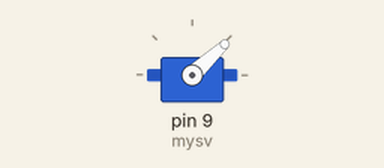
This sketch was run on a simulated Arduino Uno, built with avr-gcc and run on an emulated ATmega328P. On the bench: servo.

Above: at 0.05 s.
At 0.55 s:
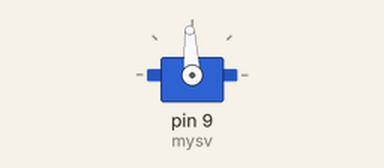
At 1.05 s:
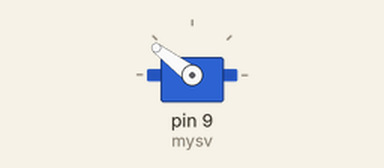
At 2.05 s:
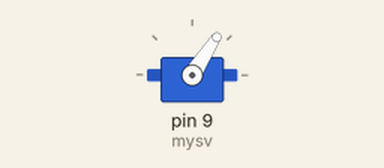
Timing chart, 0 to 5.1 s (numbered marks = the images above):
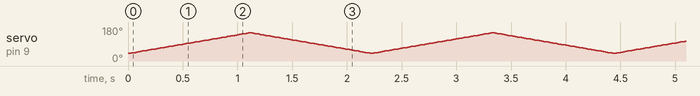

The sketch:

MortorServo.ino
```cpp
#include "Servo.h"

Servo mysv;
int po=0;
int val;
int buttonpin0 = 7;
int buttonpin45 = 6;
int buttonpin90 = 5;

int trig = 4;
int echo = 3;
void setup() {
  Serial.begin(9600);
  // put your setup code here, to run once:
  mysv.attach(9);

//  pinMode(buttonpin0, INPUT);
//  digitalWrite(buttonpin0, HIGH);
//
//  pinMode(buttonpin45, INPUT);
//  digitalWrite(buttonpin45, HIGH);
//
//  pinMode(buttonpin90, INPUT);
//  digitalWrite(buttonpin90, HIGH);
}

void loop() {
  // put your main code here, to run repeatedly:

for(po = 40 ; po < 150 ; po += 1){
  mysv.write(po);
  //getDistance();
  delay(10);
}
for(po = po ; po > 40 ; po -= 1){
  mysv.write(po);
  //getDistance();
  delay(10);
}
//mysv.write(0);
//delay(1000);
//mysv.write(90);
//delay(1000);


// 아날로그 A0 값(0~1023)을 읽어 0~90도 매핑
//int anal = analogRead(A0);
//mysv.write(map(anal, 0, 1023, 0, 180));

//  val = digitalRead(buttonpin0);
//  Serial.println(val);
//  if(val != 1){
//
//      mysv.write(0);
//      delay(15);
//    }
//
//      val = digitalRead(buttonpin45);
//  Serial.println(val);
//  if(val != 1){
//
//      mysv.write(45);
//      delay(15);
//    }
//
//      val = digitalRead(buttonpin90);
//  Serial.println(val);
//  if(val != 1){
//
//      mysv.write(90);
//      delay(15);
//    }

}

long getDistance(){
  long duration, cm;

  digitalWrite(trig, HIGH); // 센서에 Trig 신호 입력
  delayMicroseconds(10); // 10us 정도 유지
  digitalWrite(trig, LOW); // 센서에 Trig 신호 off

  duration = pulseIn(echo, HIGH); // Echo pin: HIGH > LOW 간격을 측정
  cm = microsecondsToCentimeters(duration);

  Serial.println(cm);
  return cm;
}
long microsecondsToCentimeters(long microseconds){
  return microseconds / 29 / 2;
}
```
